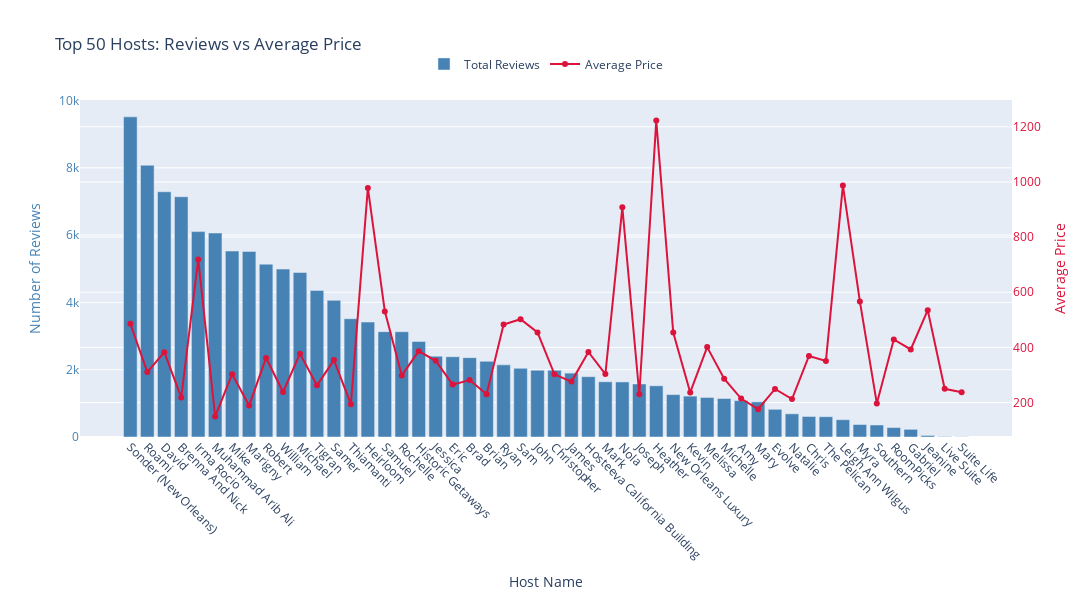

The code cell stored with this chart in its notebook:
### Code cell
import plotly.graph_objects as go

# --- Initialize Figure ---
fig = go.Figure()

# --- Bar Plot: Number of Reviews (Y-Axis 1) ---
top_hosts_sorted = top_hosts.sort_values(by='Total Reviews', ascending=False)
fig.add_trace(go.Bar(
    x=top_hosts_sorted['host_name'],
    y=top_hosts_sorted['Total Reviews'],
    name='Total Reviews',
    marker_color='steelblue',
    yaxis='y'
))

# --- Line Plot: Average Price (Y-Axis 2) ---
fig.add_trace(go.Scatter(
    x=top_hosts_sorted['host_name'],
    y=top_hosts_sorted['Average Price'],
    name='Average Price',
    yaxis='y2',
    mode='lines+markers',
    line=dict(color='crimson')
))

# --- Layout Customization ---
fig.update_layout(
    title='Top 50 Hosts: Reviews vs Average Price',
    xaxis=dict(title='Host Name', tickangle=45),
    yaxis=dict(
        title='Number of Reviews',
        titlefont=dict(color='steelblue'),
        tickfont=dict(color='steelblue')
    ),
    yaxis2=dict(
        title='Average Price',
        titlefont=dict(color='crimson'),
        tickfont=dict(color='crimson'),
        overlaying='y',
        side='right'
    ),
    legend=dict(x=0.5, y=1.15, orientation='h', xanchor='center'),
    height=600,
    width=1200
)

# --- Show ---
fig.show()

### Figure 1 — Plotly figure (JSON) as saved in the notebook; plotly's stock layout.template omitted (floating-point values rounded to 4 significant figures)
{"data": [{"marker": {"color": "steelblue"}, "name": "Total Reviews", "type": "bar", "x": ["Sonder (New Orleans)", "Roami", "David", "Brenna And Nick", "Irma Rocio", "Muhammad Arib Ali", "Mike", "Marigny", "Robert", "William", "Michael", "Tigran", "Samer", "Thiamanti", "Heirloom", "Samuel", "Rochelle", "Historic Getaways", "Jessica", "Eric", "Brad", "Brian", "Ryan", "Sam", "John", "Christopher", "James", "Hosteeva California Building", "Mark", "Nola", "Joseph", "Heather", "New Orleans Luxury", "Kevin", "Melissa", "Michelle", "Amy", "Mary", "Evolve", "Natalie", "Chris", "The Pelican", "Leigh Ann Wilgus", "Myra", "Southern", "RoomPicks", "Gabriel", "Jeanine", "Live Suite", "Suite Life"], "y": [9516, 8078, 7290, 7141, 6105, 6064, 5527, 5515, 5137, 4991, 4891, 4356, 4061, 3516, 3416, 3132, 3128, 2839, 2403, 2386, 2359, 2250, 2144, 2041, 1986, 1984, 1899, 1793, 1642, 1637, 1576, 1522, 1260, 1215, 1175, 1144, 1082, 1044, 823, 689, 610, 603, 514, 371, 357, 280, 228, 46, 13, 5], "yaxis": "y"}, {"line": {"color": "crimson"}, "mode": "lines+markers", "name": "Average Price", "type": "scatter", "x": ["Sonder (New Orleans)", "Roami", "David", "Brenna And Nick", "Irma Rocio", "Muhammad Arib Ali", "Mike", "Marigny", "Robert", "William", "Michael", "Tigran", "Samer", "Thiamanti", "Heirloom", "Samuel", "Rochelle", "Historic Getaways", "Jessica", "Eric", "Brad", "Brian", "Ryan", "Sam", "John", "Christopher", "James", "Hosteeva California Building", "Mark", "Nola", "Joseph", "Heather", "New Orleans Luxury", "Kevin", "Melissa", "Michelle", "Amy", "Mary", "Evolve", "Natalie", "Chris", "The Pelican", "Leigh Ann Wilgus", "Myra", "Southern", "RoomPicks", "Gabriel", "Jeanine", "Live Suite", "Suite Life"], "y": [485.3, 310.6, 382.3, 218.5, 719.0, 149.7, 302.9, 189.1, 361.7, 238.3, 377.3, 262.3, 353.9, 194.0, 978.3, 530.6, 298.4, 386.3, 351.2, 265, 281.6, 230.2, 483.2, 502.2, 454.4, 302.4, 275.9, 383.3, 303.2, 907.9, 230.0, 1222.0, 454.1, 236.8, 401.0, 286.5, 214.5, 176.0, 249.2, 212.5, 368.9, 351.0, 987.3, 566.8, 196.8, 428.7, 392.4, 535.0, 249.8, 237.5], "yaxis": "y2"}], "layout": {"height": 600, "legend": {"orientation": "h", "x": 0.5, "xanchor": "center", "y": 1.15}, "title": {"text": "Top 50 Hosts: Reviews vs Average Price"}, "width": 1200, "xaxis": {"autorange": true, "range": [-2.942, 51.94], "tickangle": 45, "title": {"text": "Host Name"}, "type": "category"}, "yaxis": {"autorange": true, "range": [0, 10020.0], "tickfont": {"color": "steelblue"}, "title": {"font": {"color": "steelblue"}, "text": "Number of Reviews"}, "type": "linear"}, "yaxis2": {"autorange": true, "overlaying": "y", "range": [75.07, 1297.0], "side": "right", "tickfont": {"color": "crimson"}, "title": {"font": {"color": "crimson"}, "text": "Average Price"}, "type": "linear"}}}
